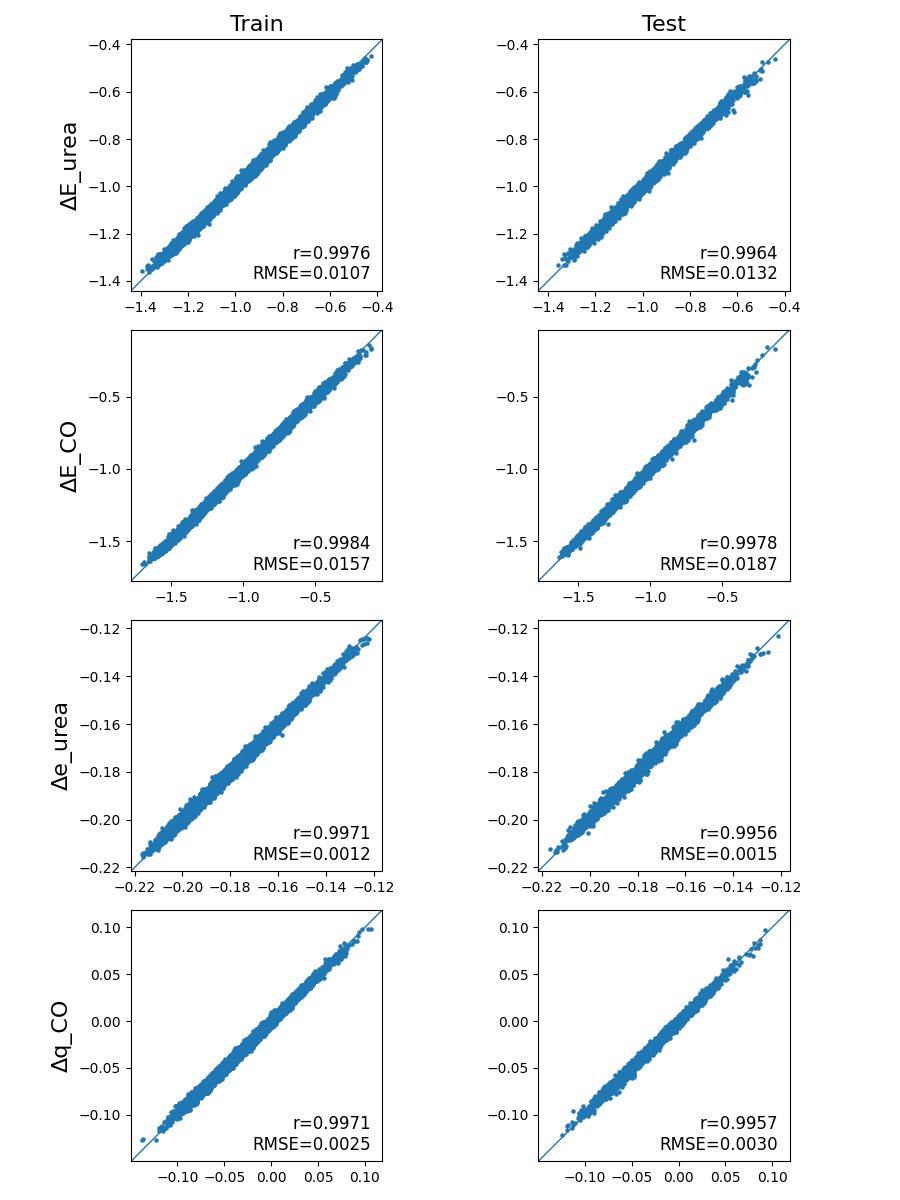

Source code (Python):
import pandas as pd
import numpy as np
from sklearn.model_selection import train_test_split
from sklearn.preprocessing import StandardScaler
from sklearn.neighbors import KNeighborsRegressor
from sklearn.multioutput import MultiOutputRegressor
import matplotlib.pyplot as plt
import pickle
import nni

def get_default_parameters():
    # K近邻模型的默认参数
    params = {
        'seed': 0,
        'n_neighbors': 5,        # 邻居数量
        'weights': 'uniform',    # 权重函数：'uniform'或'distance'
        'p': 2,                  # 距离度量参数（1:曼哈顿距离，2:欧氏距离）
    }
    return params

config = get_default_parameters()

# 读取训练数据
excel = r'D:\pythonProject\program\urea\add\data\metals_activity.xlsx'
x = pd.read_excel(excel,sheet_name='metals')
y = pd.read_excel(excel,sheet_name='activity')

# 数据划分
x_train, x_test, y_train, y_test = train_test_split(
    x, y, test_size=0.2, random_state=int(config['seed']), shuffle=True
)

# 数据标准化
norm_x = StandardScaler().fit(x_train)
norm_y = StandardScaler().fit(y_train)

x_train_ = norm_x.transform(x_train)
y_test_ = norm_y.transform(y_test)
x_test_ = norm_x.transform(x_test)
y_train_ = norm_y.transform(y_train)

# 创建K近邻模型 - 使用MultiOutputRegressor包装以支持多输出回归
base_knn = KNeighborsRegressor(
    n_neighbors=int(config['n_neighbors']),
    weights=config['weights'],
    p=int(config['p'])
)

model = MultiOutputRegressor(base_knn)

# 训练模型
model.fit(x_train_, y_train_)

# 预测
train_pred = model.predict(x_train_)
test_pred = model.predict(x_test_)

train_pred = norm_y.inverse_transform(train_pred)
test_pred = norm_y.inverse_transform(test_pred)

# 反标准化预测结果
train_corr = [np.corrcoef(y_train.iloc[:, i], train_pred[:, i])[0, 1] for i in range(4)]#返回预测值和真实值之间的相关系数
test_corr = [np.corrcoef(y_test.iloc[:, i], test_pred[:, i])[0, 1] for i in range(4)]
train_rmse = [np.sqrt(np.mean((y_train.iloc[:, i] - train_pred[:, i]) ** 2))for i in range(4)]  # 计算训练集的 RMSE
test_rmse = [np.sqrt(np.mean((y_test.iloc[:, i] - test_pred[:, i]) ** 2))for i in range(4)] # 计算验证集的 RMSE
print(train_corr, test_corr, train_rmse, test_rmse)

fig, axes = plt.subplots(4, 2, figsize=(9, 12), tight_layout=True)#fig窗口为3*2，
axes[0, 0].set_title('Train', fontsize=16)
axes[0, 1].set_title('Test', fontsize=16)

for i in range(y.shape[1]):
    y_min = min(y.iloc[:, i].min(), train_pred[:, i].min(), test_pred[:, i].min()) #返回三个数据集中的最小值
    y_max = max(y.iloc[:, i].max(), train_pred[:, i].max(), test_pred[:, i].max())
    lim = [y_min - (y_max - y_min) * 0.05, y_max + (y_max - y_min) * 0.05] #设置坐标轴的范围

    for j in [0, 1]:
        axes[i, j].set_aspect('equal')
        axes[i, j].plot(lim, lim, lw=1)
        axes[i, j].set_xticks(axes[i, j].get_xticks())
        axes[i, j].set_yticks(axes[i, j].get_xticks())
        axes[i, j].set_xlim(lim)
        axes[i, j].set_ylim(lim)

    axes[i, 0].scatter(y_train.iloc[:, i], train_pred[:, i], s=5)#散点图
    axes[i, 1].scatter(y_test.iloc[:, i], test_pred[:, i], s=5)

    # 训练子图
    axes[i, 0].text(y_max, y_min, f'r={train_corr[i]:.4f}\nRMSE={train_rmse[i]:.4f}', horizontalalignment='right', fontsize=12)
    axes[i, 1].text(y_max, y_min, f'r={test_corr[i]:.4f}\nRMSE={test_rmse[i]:.4f}', horizontalalignment='right', fontsize=12)

    axes[i, 0].set_ylabel(y.columns[i], fontsize=16)

plt.savefig(f'pretrain_KNN.png')
plt.show()

# 保存模型
with open('knn_premodel.pkl', 'wb') as f:
    pickle.dump(model, f)


# 保存结果到Excel
train_pred_df = pd.DataFrame(train_pred,columns=['ade_urea','ade_CO','e_urea','e_CO'])
test_pred_df = pd.DataFrame(test_pred,columns=['ade_urea','ade_CO','e_urea','e_CO'])
with pd.ExcelWriter(f'pretrain_KNN_result_all.xlsx') as writer:
    y_train.to_excel(writer, sheet_name='y_train', index=False)
    train_pred_df.to_excel(writer, sheet_name='train_pred', index=False)
    y_test.to_excel(writer, sheet_name='y_test', index=False)
    test_pred_df.to_excel(writer, sheet_name='test_pred', index=False)

# 保存标准化器
with open('pretrain_KNN_norm_y.pckl', 'wb') as f:
    pickle.dump(norm_y, f)

with open('pretrain_KNN_norm_x.pckl', 'wb') as f:
    pickle.dump(norm_x, f)

print("K近邻模型预训练和评估完成")
